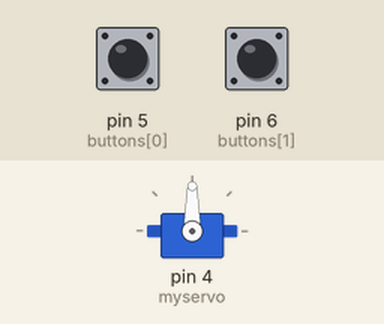
Bench run of a sketch on a simulated Arduino Uno, built with avr-gcc and run on an emulated ATmega328P. On the bench: servo. The test bench sets the inputs (shaded band); at power-on: pin 5 (buttons[0]) HIGH, pin 6 (buttons[1]) HIGH.

Above: at 2.2 s.
2.3 s: pin 5 (buttons[0]) pulled LOW for 0.15 s
At 2.9 s:
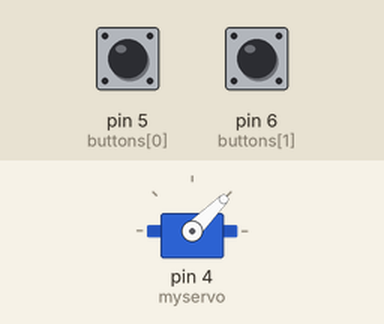
5.4 s: pin 6 (buttons[1]) pulled LOW for 3.2 s
At 8.4 s:
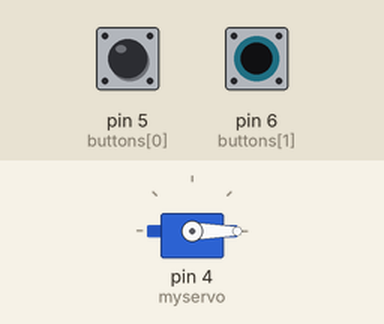
11.6 s: pin 5 (buttons[0]) pulled LOW for 3.2 s
At 14.6 s:
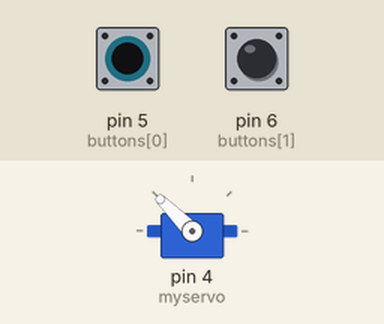
Timing chart, 0 to 19.3 s (numbered marks = the images above; inputs shaded):
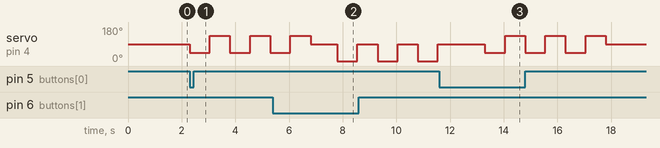

The sketch:

servowave.ino
```cpp
#include <Servo.h>

Servo myservo;  // create servo object to control a servo
int buttons[2] = {5,6};

void setup(){
  myservo.attach(4);  // attaches the servo on pin 4 to the servo object
  myservo.write(90);
  delay(1000);
  for(int i = 0;i<2; i++){
    pinMode(buttons[i],INPUT_PULLUP);
  }
}

void loop(){
    if (digitalRead(buttons[0])==LOW){
      for(int i=0;i<3;i++){
        myservo.write(45);
        delay(750);
        myservo.write(135);
        delay(750);
      }
      myservo.write(90);
      delay(1000);
    }
    if (digitalRead(buttons[1])==LOW){
      for(int i=0;i<3;i++){
        myservo.write(0);
        delay(750);
        myservo.write(90);
        delay(750);
      }
      myservo.write(90);
      delay(1000);
  }

}
```

Measured:
- after the input at 2.3 s, servo on pin 4 (myservo): alternates 135° for 0.75 s and 45° for 0.75 s, starting at once
- after the input at 11.6 s, servo on pin 4 (myservo): 90° → 45° after 1.7 s, then repeats every 1.5 s: 135° 0.75 s, 45° 0.75 s, until it stays 90° from 17.8 s
